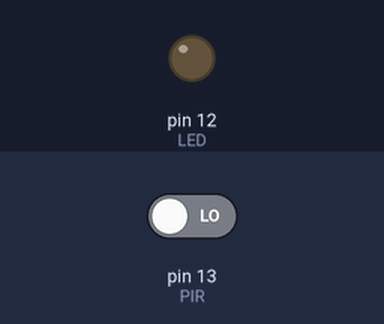
Recording of a sketch running on a simulated Arduino Uno, built with avr-gcc and run on an emulated ATmega328P. Parts: output pins drawn as LEDs (lit = HIGH). Inputs (shaded band) come from the test bench; at power-on: pin 13 (PIR) LOW.

Above: at 6.2 s.
6.3 s: pin 13 (PIR) driven HIGH
At 7.6 s:
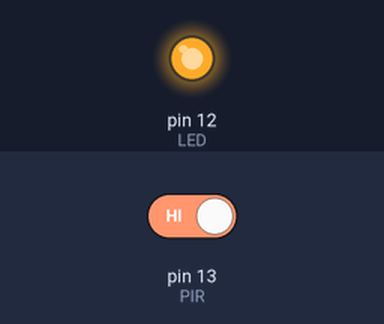
Timing chart, 0 to 9.3 s (numbered marks = the images above; inputs shaded):
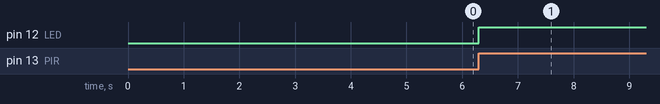

The sketch:

Luz_Bano_Patio.ino
```cpp
#define PIR 13       // Pin GPIO 13 para el PIR
#define LED 12       // Pin GPIO 12 para el LED
int ESTADO = 0;

void setup() {
  pinMode(PIR, INPUT);      // Configura el pin para el PIR como entrada
  pinMode(LED, OUTPUT);     // Configura el pin para el LED como salida
  delay(5000);              // Pausa para estabilizar el sensor
}

void loop() {
  ESTADO = digitalRead(PIR);  // Lee el estado del sensor PIR
  if (ESTADO == HIGH) {       // Si detecta movimiento
    digitalWrite(LED, HIGH);  // Enciende el LED
    delay(5000);              // Pausa de 5 segundos
  } else {
    digitalWrite(LED, LOW);   // Apaga el LED si no hay movimiento
  }
}
```

Measured:
- after the input at 6.3 s, pin 12 (LED): LOW → HIGH at once
